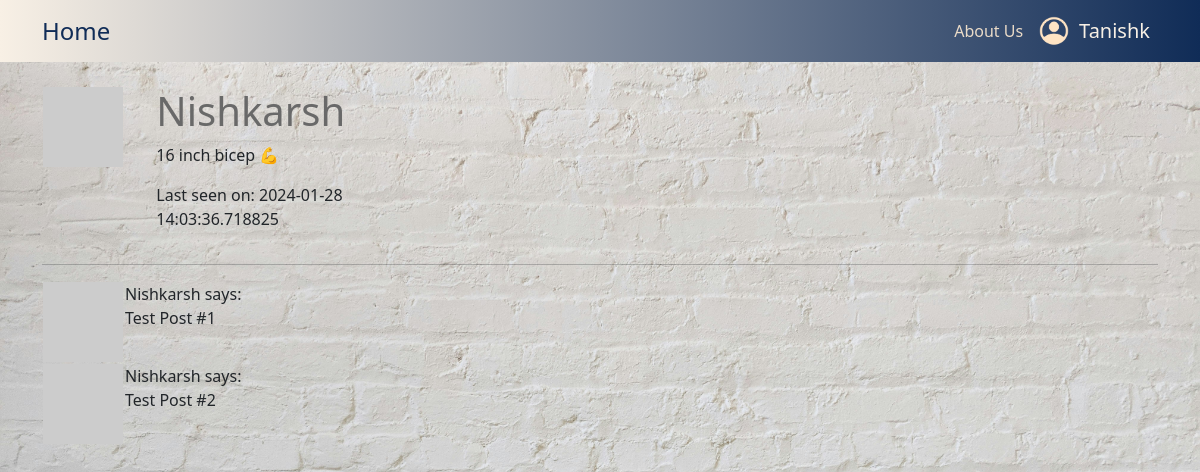
The app's page /user/Nishkarsh (signed in), older data.
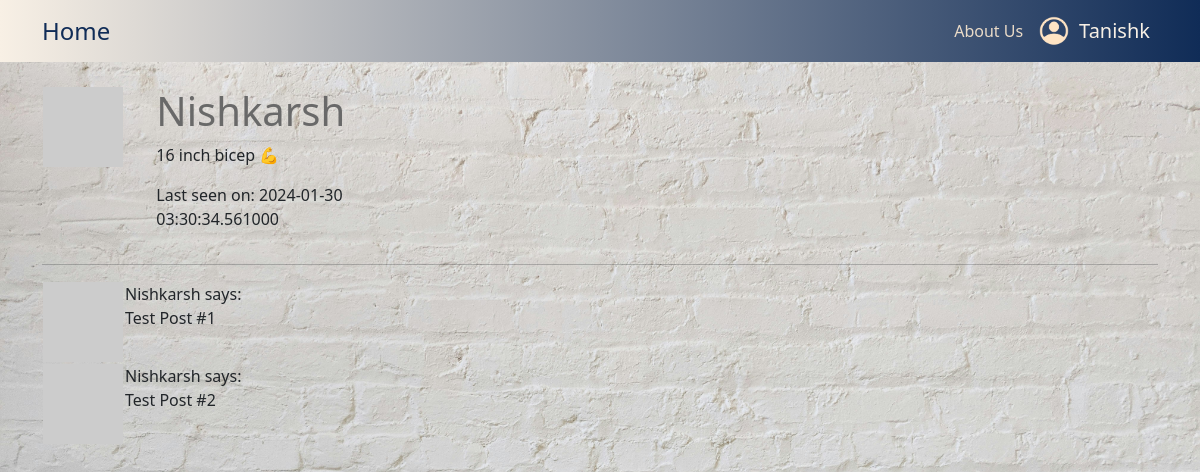
The same page, newer data.
### app/models.py (models this page shows, shortened)
class User(UserMixin, db.Model):
    id: so.Mapped[int] = so.mapped_column(
        primary_key=True
    )
    username: so.Mapped[str] = so.mapped_column(
        sa.String(64),
        index=True,
        unique=True
    )
    email: so.Mapped[str] = so.mapped_column(
        sa.String(120),
        index=True,
        unique=True
    )
    password_hash: so.Mapped[Optional[str]] = so.mapped_column(
        sa.String(256)
    )
    about_me: so.Mapped[Optional[str]] = so.mapped_column(
        sa.String(140)
    )
    last_seen: so.Mapped[Optional[datetime]] = so.mapped_column(
        default=lambda: datetime.now(timezone.utc)
    )
    posts: so.WriteOnlyMapped['Post'] = so.relationship(
        back_populates='author'
    )
    def avatar(self, size):
        digest = md5(self.email.lower().encode('utf-8')).hexdigest()
        return f"https://www.gravatar.com/avatar/{digest}?d=identicon&s={size}"

### app/routes.py (the view)
@app.route("/user/<username>")
@login_required
def user(username):
    user = db.first_or_404(sa.select(User).where(User.username == username))
    posts = [
        {'author': user, 'body': "Test Post #1"},
        {'author': user, 'body': "Test Post #2"}
    ]
    return render_template('user.html', user=user, posts=posts)

### app/models.py (called while the page is built)
@login.user_loader
def load_user(id):
    return db.session.get(User, int(id))

### app/routes.py (called while the page is built)
@app.before_request
def before_request():
    if current_user.is_authenticated:
        current_user.last_seen = datetime.now(timezone.utc)
        db.session.commit()

### app/templates/user.html (shortened to what this page needs)
{% extends "base.html" %}
{% block content %}
    <link rel="stylesheet" href="{{url_for('static', filename='user.css')}}">
    <div class="container">
        <br>
        <table>
            <tr valign="top">
                <td><img src="{{ user.avatar(128) }}"></td>
                <td>
                    <div class="Table">
                    <h1 class="Heading">{{ user.username }}</h1>
                    {% if user.about_me %}<p>{{ user.about_me }}</p>{% endif %}
                    {% if user.last_seen %}<p>Last seen on: {{ user.last_seen }}</p>{% endif %}
                    </div>
                </td>
            </tr>
        </table>
        <hr>
        {% for post in posts %}
            {% include '_post.html' %}
        {% endfor %}
    </div>
{% endblock %}

### app/templates/base.html (shortened to what this page needs)
<!doctype html>
<html>
    <head>
        <link rel="stylesheet" href="https://cdn.jsdelivr.net/npm/bootstrap@5.3.2/dist/css/bootstrap.min.css">
        <link rel="stylesheet" href="{{ url_for('static', filename='base.css') }}">
    </head>
    <body>
        <nav class="navbar navbar-expand-lg navbar-dark gradient-custom">
            <div class="container">
                <a class="navbar-brand" href="{{ url_for('index') }}">Home</a>
                <div class="collapse navbar-collapse" id="navbarNav">
                    <ul class="navbar-nav ms-auto">
                        <li class="nav-item">
                        <a class="nav-link" href="{{ url_for('about_us') }}">About Us</a>
                        </li>
                        <li class="nav-item dropdown">
                            <a class="nav-link dropdown-toggle" href="#" id="navbarDropdown" role="button" data-bs-toggle="dropdown" aria-expanded="false">
                                {% if not current_user.is_anonymous %}
                                <div class="User_Area">
                                    <img src="{{ url_for('static', filename='assets/user_icon.png') }}" class="User_Icon"></img>
                                    <p class="User_Name">{{ current_user.username }}</p>
                                </div>
                                {% endif %}
                            </a>
                        </li>
                    </ul>
                </div>
            </div>
        </nav>
        {% block content %}{% endblock %}
    </body>
</html>

### app/templates/_post.html
<table>
    <tr valign="top">
        <td><img src="{{ post.author.avatar(36) }}"></td>
        <td>{{ post.author.username }} says:<br>{{ post.body }}</td>
    </tr>
</table>

### app/static/base.css (style rules this page uses)
:root { --bisque: #F8F0E5; --dark: #EADBC8; --blue: #102C57; --brown: #76453B; }
.User_Icon { width: 30px; height: 30px; margin-right: 10px; }
.User_Name { color: var(--bisque); font-size: 20px; margin-bottom: 0%; }
.User_Area { display: flex; align-items: center; }
.nav-link.dropdown-toggle::after { display: none; }
.navbar-brand { font-size: 1.5em; color: var(--blue); }
.nav-item { align-self: center; }
.nav-link { align-self: center; color: var(--dark); }
.navbar-dark { background-color: var(--blue); }
.gradient-custom { background: var(--blue); background: linear-gradient(to right, var(--bisque), var(--blue)); }

### app/static/user.css (style rules this page uses)
body { background-image: url("assets/user_background.jpg"); background-size: cover; background-position: top; background-repeat: repeat-y; }
.Table { align-self: center; padding-left: 10%; }
.Heading { color: dimgray; }

Row changes from the older to the newer data that the page shows:
changed User "Nishkarsh": last_seen "2024-01-28 14:03:36.718825" → "2024-01-30 03:30:34.561000"
